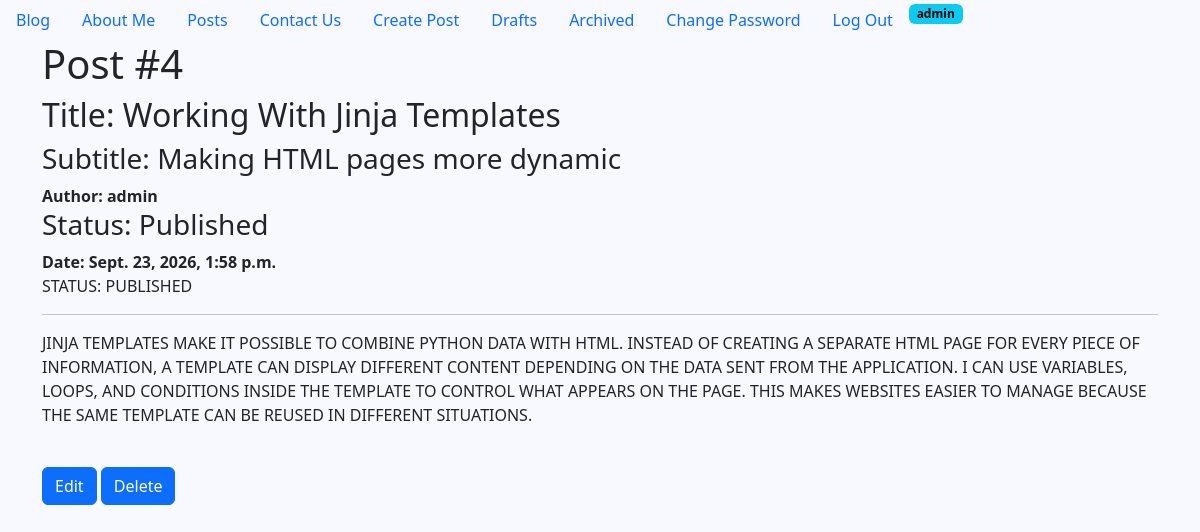
Screenshot of /detail/4/ (signed in) with the database file from the repository.
### posts/models.py (models this page shows, shortened)
class Post(models.Model):
    title = models.CharField(max_length=128)
    subtitle = models.CharField(max_length=128)
    body = models.TextField()
    created_on = models.DateTimeField(auto_now_add=True)
    author = models.ForeignKey(
        User,
        on_delete=models.CASCADE
    )
    status = models.ForeignKey(
        Status,
        on_delete=models.DO_NOTHING
        )

class Status(models.Model):
    name = models.CharField(max_length=128, unique=True)
    description = models.CharField(
        max_length=200,
        help_text="Write a description about the status"
    )
    class Meta:
        verbose_name = "Status"
        verbose_name_plural = "Statuses"

### posts/views.py (the view)
# urls.py: path('detail/<int:pk>/', PostDetailView.as_view(), name="post_detail"),
class PostDetailView(LoginRequiredMixin, UserPassesTestMixin, DetailView):
    template_name = "postsTemplates/detail.html"
    model = Post
    context_object_name = "single_post"
    def test_func(self):
        return self.request.user.is_superuser

### templates/postsTemplates/detail.html (shortened to what this page needs)
{% extends 'base.html' %}
{% load static %}
{% block css %}
<link rel="stylesheet" href="{% static 'CSS/about.css' %}">
{% endblock %}
{% block content %}
<h1>Post #{{ single_post.id}}</h1>
<h2>Title: {{ single_post.title }}</h2>
<h3>Subtitle: {{ single_post.subtitle}}</h3>
<span><strong>Author: {{ single_post.author }}</strong></span>
<h3>Status: {{ single_post.status.name }}</h3>
<span><strong>Date: {{ single_post.created_on }}</strong></span>
<p>Status: {{ single_post.status.name }}</p>
<hr>
<p>{{ single_post.body}}</p>
<br>
<a href="{% url 'post_edit' single_post.id %}" class="btn btn-primary">Edit</a>
<a href="{% url 'post_delete' single_post.id %}" class="btn btn-primary">Delete</a>
{% endblock %}

### templates/navbar.html (shortened to what this page needs)
<ul class="nav">
<li class="nav-item">
    <a class="nav-link active" aria-current="page" href="{% url 'home' %}">Blog</a>
</li>
<li class="nav-item">
    <a class="nav-link" href="{% url 'about' %}">About Me</a>
</li>
<li class="nav-item">
    <a class="nav-link" href="{% url 'post_list' %}">Posts</a>
</li>
<li class="nav-item">
    <a class="nav-link" href="{% url 'contact' %}">Contact Us</a>
</li>
    {% if user.is_authenticated %}
<li class="nav-item">
    <a class="nav-link" href="{% url 'post_new' %}">Create Post</a>
</li>
<li class="nav-item">
    <a class="nav-link" href="{% url 'post_draft_list' %}">Drafts</a>
</li>
<li class="nav-item">
    <a class="nav-link" href="{% url 'post_archived_list' %}">Archived</a>
</li>
<li class="nav-item">
    <a class="nav-link" href="{% url 'password_change' %}">Change Password</a>
</li>
<li class="nav-item">
    <form method="post" action="{% url 'logout' %}">
        <button type="submit" class="nav-link">Log Out</button>
    </form>
</li>
<li class="nav-item">
    <span class="badge text-bg-info">{{ user.username }}</span>
</li>
    {% endif %}
</ul>

### static/CSS/about.css (style rules this page uses)
body { background-color: ghostwhite; }
p { text-transform: uppercase; font-weight: lighter; }

### rows the page displays
Post: id "4", title "Working With Jinja Templates", subtitle "Making HTML pages more dynamic", author "admin", status.name "Published", created_on "Sept. 23, 2026, 1:58 p.m.", status.name "PUBLISHED", body "JINJA TEMPLATES MAKE IT POSSIBLE TO COMBINE PYTHON DATA WITH HTML. INSTEAD OF CREATING A SEPARATE HTML PAGE FOR EVERY PIECE OF INFORMATION, A TEMPLATE CAN DISPLAY DIFFERENT CONTENT DEPENDING ON THE DATA SENT FROM THE APPLICATION. I CAN USE VARIABLES, LOOPS, AND CONDITIONS INSIDE THE TEMPLATE TO CONTROL WHAT APPEARS ON THE PAGE. THIS MAKES WEBSITES EASIER TO MANAGE BECAUSE THE SAME TEMPLATE CAN BE REUSED IN DIFFERENT SITUATIONS."

### other values shown
{{ user.username }} "admin"
